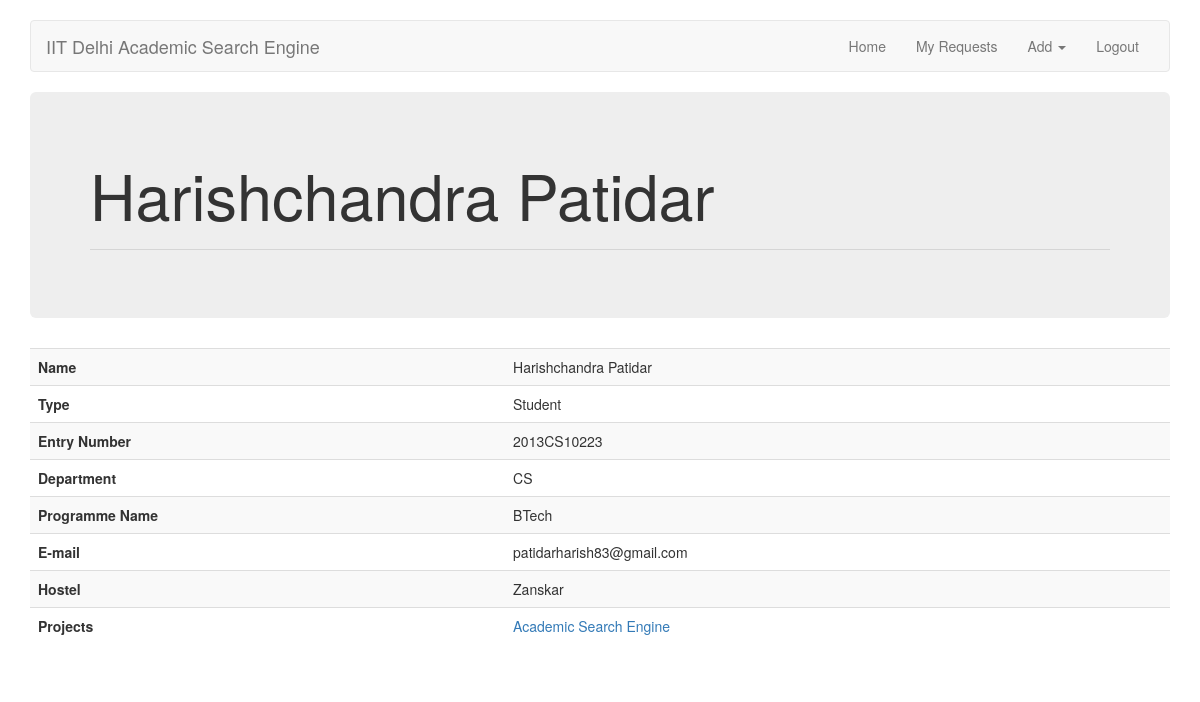
/student/2013CS10223/ (signed in), run on the app's committed database.
### ASE/models.py (models this page shows, shortened)
class Person(models.Model):
	name = models.CharField(max_length=200, verbose_name="Name")
	email = models.EmailField(max_length=254, verbose_name="E-mail")
	website = models.URLField(verbose_name='Website', blank=True, null=True)
	PERSON_TYPES = [(x,x) for x in ['Student', 'Faculty']]
	ptype = models.CharField(max_length=15, choices=PERSON_TYPES, verbose_name="Type")
	DEPARTMENTS = [(x,x) for x in ['CS','EE', 'HU']]
	department = models.CharField(max_length=50, choices=DEPARTMENTS, verbose_name="Department")
	visible = models.BooleanField(default=True, verbose_name="Visible")
	class Meta:
		abstract = True

class Student(Person):
	entryNumber = models.CharField(max_length=11, primary_key=True, verbose_name="Entry Number")
	programmeName = models.CharField(max_length=15, verbose_name="Programme Name")
	hostel = models.CharField(max_length=15, verbose_name="Hostel", blank=True)

class Project(models.Model):
	title = models.CharField(max_length=100, verbose_name="Title")
	description = models.TextField(max_length=2000, verbose_name="Description")
	advisors = models.ManyToManyField(Faculty, related_name='projects', verbose_name="Advisors")
	students = models.ManyToManyField(Student, related_name='projects', verbose_name='Students')
	visible = models.BooleanField(default=True, verbose_name="Visible")

### ASE/views.py (the view)
# urls.py: url(r'^student/(?P<entryNumber>\d{4}[a-zA-z]{2}\d{5})/$', views.student, name='student'),
@login_required
def student(request, entryNumber):
    context = {}
    try:
        student = Student.objects.get(pk=entryNumber)
        context['student'] = student
        context['projects'] = student.projects.all()
        context['form'] = StudentForm(instance=student)
    except:
        context['error'] = "No student with entry number %s" % entryNumber
    return render(request, 'student.html', context)

### ASE/templatetags/tags.py (called while the page is built)
@register.simple_tag
def active_page(request, view_name):
    from django.core.urlresolvers import resolve, Resolver404
    path = resolve(request.path_info)
    if not request:
        return ""
    try:
        return "active" if path.url_name == view_name else ""
    except Resolver404:
        return ""

@register.filter(name='has_group')
def has_group(user, group_name):
    try:
        group = Group.objects.get(name=group_name)
    except Group.DoesNotExist:
        return False
    return group in user.groups.all()

### ASE/templates/student.html (shortened to what this page needs)
{% extends "base.html" %}
{% block content %}
  {% if student %}
    <div class="jumbotron">
      <h1> {{student.name}} </h1><hr>
    </div>
    <table class="table table-striped">
      {% for field in form %}
        {% if field.value %}
          <tr>
            <td><b> {{field.label}} </b></td>
            <td> {{field.value}} </td>
          </tr>
        {% endif %}
      {% endfor %}
      {% if projects %}
        <tr>
          <td><b> Projects </b></td>
          <td>
            <ul style="list-style-type:none; padding:0px">
              {% for project in projects %}
                <li><a href="{% url 'project' project.pk %}">{{project.title}}</a></li>
              {% endfor %}
            </ul>
          </td>
        </tr>
      {% endif %}
    </table>
  {% else %}
    <p> {{errror}} </p>
  {% endif %}
{% endblock %}

### ASE/static/css/jumbotron.css (style rules this page uses)
body { padding-top: 2rem; }

### data on the page
Student: name "Harishchandra Patidar", value "Harishchandra Patidar" "Student" "2013CS10223" "CS" "BTech" "patidarharish83@gmail.com" "Zanskar"
Project: title "Academic Search Engine"

### other printed values
{{ field.label }} "Name" "Type" "Entry Number" "Department" "Programme Name" "E-mail" "Hostel"
